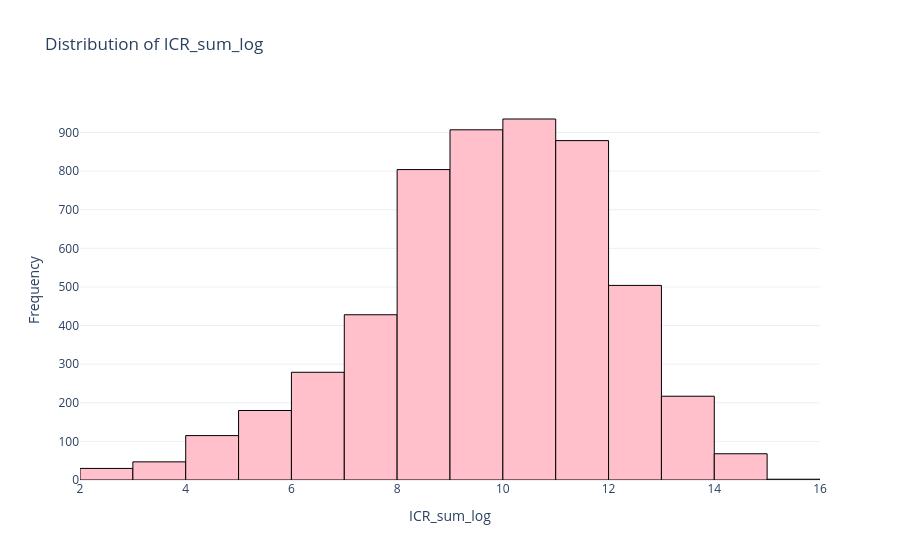

Source (notebook cell):
### Code cell
fig = go.Figure()

fig.add_trace(
    go.Histogram(
        x = df["ICR_sum_log"],
        marker= dict(color = "pink", line = dict(width = 1, color = "black")),
        nbinsx=15
    )
)
# fig.update_xaxes(type="log")  
fig.update_layout(
    title = "Distribution of ICR_sum_log",
    xaxis_title = "ICR_sum_log",
    yaxis_title = "Frequency",
    template = "plotly_white"
)

fig.show()

### Figure 1 — Plotly figure (JSON) as saved in the notebook; plotly's stock layout.template omitted (floating-point values rounded to 4 significant figures; data arrays with more than 128 entries replaced by an {"elided": "..."} marker saying what was removed)
{"data": [{"marker": {"color": "pink", "line": {"color": "black", "width": 1}}, "nbinsx": 15, "type": "histogram", "x": {"elided": "5410 float values"}}], "layout": {"title": {"text": "Distribution of ICR_sum_log"}, "xaxis": {"title": {"text": "ICR_sum_log"}}, "yaxis": {"title": {"text": "Frequency"}}}}
